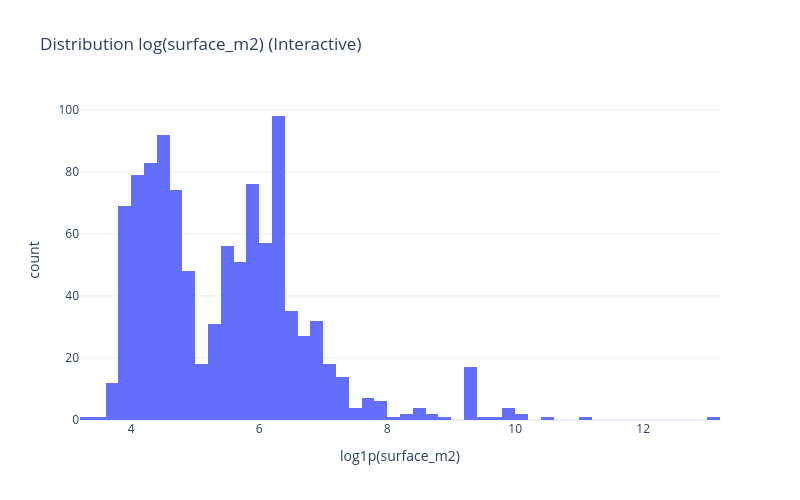

This figure's notebook cell:
### Markdown cell above
Prix (price_numeric) : Les distributions montrent une asymétrie marquée vers la droite (forte concentration de biens abordables avec de nombreux outliers ou valeurs extrêmes très élevées).   Pièces, Chambres et Salles de bains : Les graphiques révèlent une distribution centrée sur les petits et moyens biens (généralement 2 à 4 pièces/chambres), avec quelques valeurs aberrantes au-delà de 10.

### Code cell
import numpy as np
import plotly.express as px

# Calcul dyal log1p dyal surface_m2 w t-nqiyd dyal les valeurs manquantes
surface_log = np.log1p(df["surface_m2"].dropna())

# Création dyal l-histogramme b Plotly Express
fig = px.histogram(
    x=surface_log,
    nbins=50,
    title="Distribution log(surface_m2) (Interactive)",
    labels={"x": "log1p(surface_m2)", "y": "Fréquence"},
)

fig.update_layout(
    width=800, height=500, template="plotly_white", showlegend=False
)

fig.show()

### Figure 1 — Plotly figure (JSON) as saved in the notebook; plotly's stock layout.template omitted (floating-point values rounded to 4 significant figures; data arrays with more than 128 entries replaced by an {"elided": "..."} marker saying what was removed)
{"data": [{"bingroup": "x", "hovertemplate": "log1p(surface_m2)=%{x}<br>count=%{y}<extra></extra>", "legendgroup": "", "marker": {"color": "#636efa", "pattern": {"shape": ""}}, "name": "", "nbinsx": 50, "orientation": "v", "showlegend": false, "type": "histogram", "x": {"elided": "1027 float values"}, "xaxis": "x", "yaxis": "y"}], "layout": {"barmode": "relative", "height": 500, "legend": {"tracegroupgap": 0}, "showlegend": false, "title": {"text": "Distribution log(surface_m2) (Interactive)"}, "width": 800, "xaxis": {"anchor": "y", "domain": [0, 1], "title": {"text": "log1p(surface_m2)"}}, "yaxis": {"anchor": "x", "domain": [0, 1], "title": {"text": "count"}}}}
